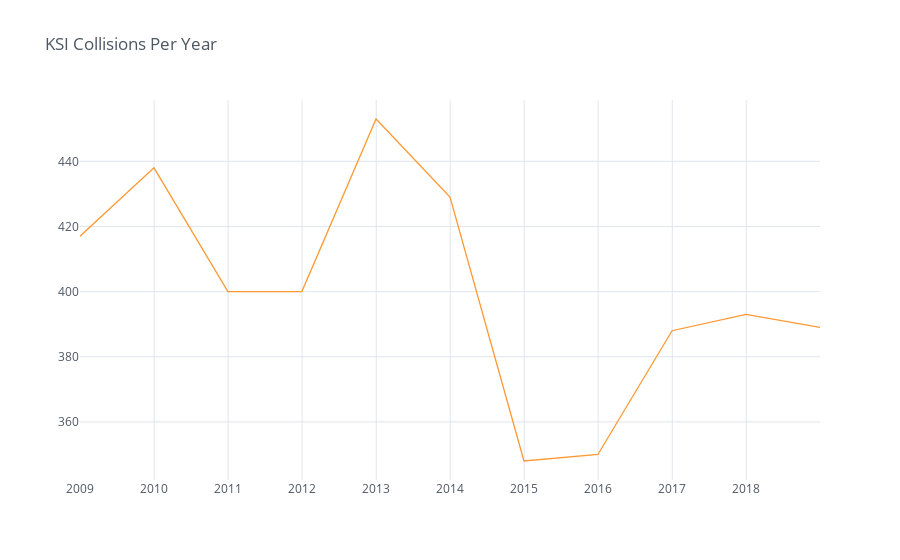

Source (notebook cell):
### Markdown cell above
#### KSI Collisions Per Year

With the information above, we can start with plotting the number of collisions per year.

### Code cell
group_by_year = pd.Grouper(key = 'DATE', freq = 'Y')
ksi_yearly = ksi.groupby(group_by_year).DATE.count()
ksi_yearly.iplot(title = 'KSI Collisions Per Year')

### Figure 1 — Plotly figure (JSON) as saved in the notebook; plotly's stock layout.template omitted (floating-point values rounded to 4 significant figures)
{"data": [{"line": {"color": "rgba(255, 153, 51, 1.0)", "dash": "solid", "shape": "linear", "width": 1.3}, "mode": "lines", "name": "DATE", "text": "", "type": "scatter", "x": ["2008-12-31 00:00:00+00:00", "2009-12-31 00:00:00+00:00", "2010-12-31 00:00:00+00:00", "2011-12-31 00:00:00+00:00", "2012-12-31 00:00:00+00:00", "2013-12-31 00:00:00+00:00", "2014-12-31 00:00:00+00:00", "2015-12-31 00:00:00+00:00", "2016-12-31 00:00:00+00:00", "2017-12-31 00:00:00+00:00", "2018-12-31 00:00:00+00:00"], "y": [417, 438, 400, 400, 453, 429, 348, 350, 388, 393, 389]}], "layout": {"legend": {"bgcolor": "#FFFFFF", "font": {"color": "#4D5663"}}, "paper_bgcolor": "#FFFFFF", "plot_bgcolor": "#FFFFFF", "title": {"font": {"color": "#4D5663"}, "text": "KSI Collisions Per Year"}, "xaxis": {"gridcolor": "#E1E5ED", "showgrid": true, "tickfont": {"color": "#4D5663"}, "title": {"font": {"color": "#4D5663"}, "text": ""}, "zerolinecolor": "#E1E5ED"}, "yaxis": {"gridcolor": "#E1E5ED", "showgrid": true, "tickfont": {"color": "#4D5663"}, "title": {"font": {"color": "#4D5663"}, "text": ""}, "zerolinecolor": "#E1E5ED"}}}
